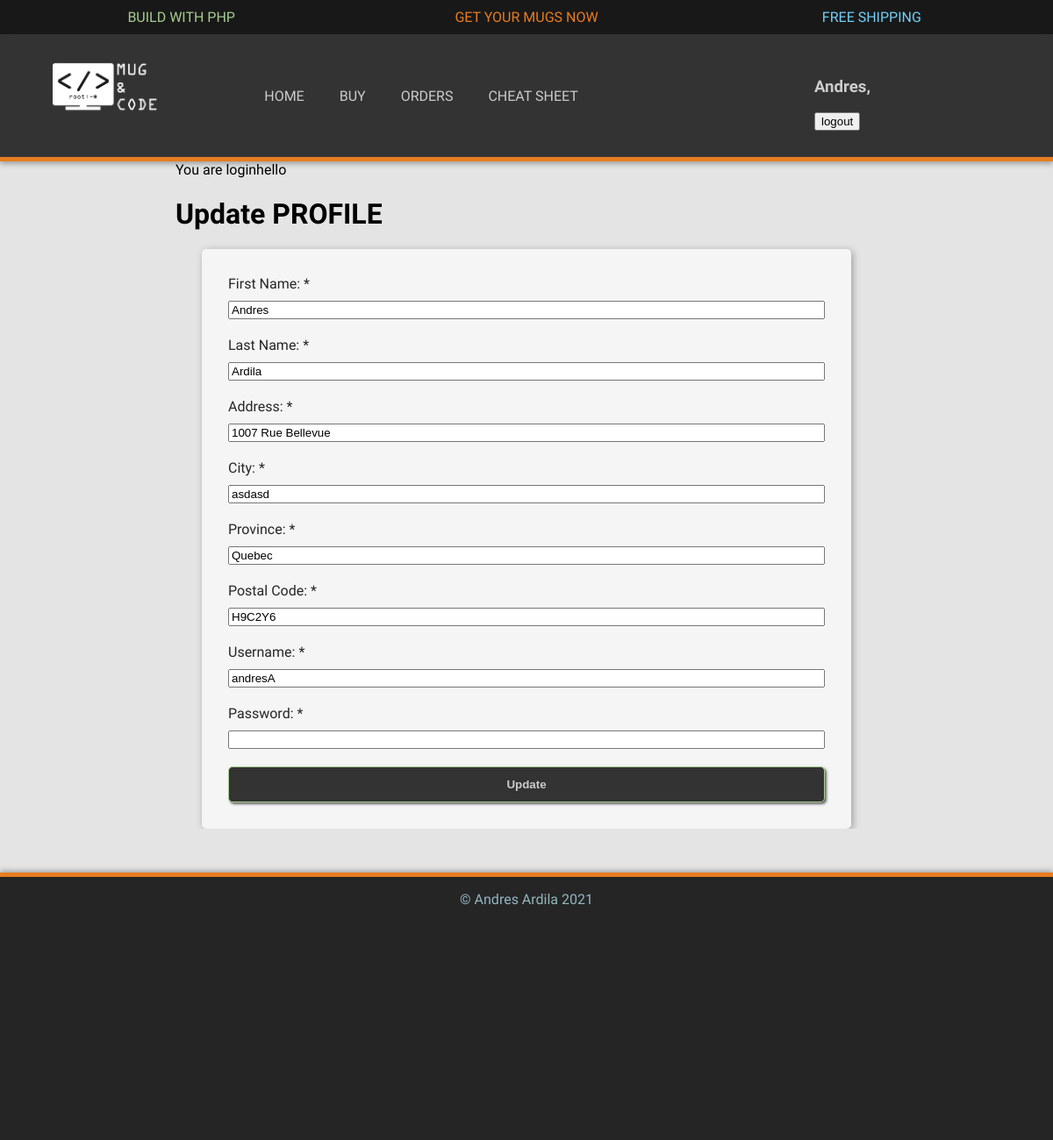
The page /register.php (signed in) on the database its author committed.
### tables this page shows
CREATE TABLE IF NOT EXISTS `customers` (
  `customer_id` char(36) NOT NULL DEFAULT uuid(),
  `firstname` varchar(20) NOT NULL,
  `lastname` varchar(20) NOT NULL,
  `customer_address` varchar(25) NOT NULL,
  `city` varchar(25) NOT NULL,
  `province` varchar(25) NOT NULL,
  `postal_code` char(7) NOT NULL,
  `user_name` varchar(12) NOT NULL,
  `pwd` char(255) NOT NULL,
  `creation_date` datetime DEFAULT current_timestamp(),
  `modification_date` datetime DEFAULT current_timestamp() ON UPDATE current_timestamp(),
  PRIMARY KEY (`customer_id`),
  UNIQUE KEY `user_name` (`user_name`)
);

### PHP/customer.php (called while the page is built, shortened)
<?php
require_once 'dbh.php';
class Customer extends Dbh
{
    private $firstname;
    private $lastname;
    private $address;
    private $city;
    private $province;
    private $postal_code;
    private $username;
    public function setFirstName($firstname){
        $firstname = htmlspecialchars(trim($firstname));
        $this->firstname = $firstname;
        return false;
    }
    public function setLastName($lastname){
        $lastname = htmlspecialchars(trim($lastname));
        $this->lastname = $lastname;
        return false;
    }
    public function setAddress($address){
        $address = htmlspecialchars(trim($address));
        $this->address = $address;
        return false;
    }
    public function setCity($city){
        $city = htmlspecialchars(trim($city));
        $this->city = $city;
        return false;
    }
    public function setProvince($province){
        $province = htmlspecialchars(trim($province));
        $this->province = $province;
        return false;
    }
    public function setPostaCode($postal_code){
        $postal_code = htmlspecialchars(trim($postal_code));
        $this->postal_code = $postal_code;
        return false;
    }
    public function setUsername($username, $update=true){
        $username = htmlspecialchars(trim($username));
        if($this->searchUsername($username) && $update)
        {
            $this->username = $username;
            return "user already exists";
        }
        $this->username = $username;
        return false;
    }
    public function setPassword($pwd){
        return false;
    }
    public function getFirstName(){
        return $this->firstname;
    }
    public function getLastName(){
        return $this->lastname;
    }
    public function getAddress(){
        return $this->address;
    }
    public function getCity(){
        return $this->city;
    }
    public function getProvince(){
        return $this->province;
    }
    public function getPostaCode(){
        return $this->postal_code;
    }
    public function getUsername(){
        return $this->username;
    }
    public function load($usrOrId)
    {
        if($row = $this->searchUsername($usrOrId))
        {
            $this->setId($row["customer_id"]);
            $this->setFirstName($row["firstname"]);
            $this->setLastName($row["lastname"]);
            $this->setAddress($row["customer_address"]);
            $this->setCity($row["city"]);
            $this->setProvince($row["province"]);
            $this->setPostaCode($row["postal_code"]);
            $this->setUsername($row["user_name"]);
            $this->setPassword($row["pwd"]);
        }
    }
    private function searchUsername($username)
    {
        $SQLQuery = "CALL customers_select(:username)";
        $PDOStatement = $this->connect()->prepare($SQLQuery);
        $PDOStatement->bindParam(":username",$username);
        $PDOStatement->execute();
        if($row = $PDOStatement->fetch())
        {
            return $row;
        }
        return false;
    }
}
?>

### PHP/dbh.php (called while the page is built, shortened)
<?php
class Dbh{
    public function connect(){
        $this->servername = "localhost";
        $this->username = "user-1931557";
        $this->password = "123";
        $this->dbname = "database_1931557";
        $this->charset = "utf8mb4";
        try
        {
            $dsn = "mysql:host=" . $this->servername .
                   ";dbname=" . $this->dbname .
                   ";charset=" . $this->charset;
            $pdo = new PDO($dsn, $this->username, $this->password);
            $pdo->setAttribute(PDO::ATTR_ERRMODE, PDO::ERRMODE_EXCEPTION);
            return $pdo;
        }
        catch (PDOException $e) {
            echo "Connection error: " . $e->getMessage();
        }
    }
}
?>

### register.php (the view, shortened to what this page needs)
<?php
require_once "PHP/loader.php";
loadTopElements("SIGNUP");
?>
<div class="app-layout">
    <div class="registration">
    <?php
    $errorFirstName="";
    $errorLastName = "";
    $errorAddress = "";
    $errorCity = "";
    $errorProvince = "";
    $errorPostaCode = "";
    $errorUserName = "";
    $errorPassword = "";
    $FirstName="";
    $LastName = "";
    $Address = "";
    $City = "";
    $Province = "";
    $PostaCode = "";
    $UserName = "";
    $title = "";
    $customer = new Customer();
    if(isset($_SESSION['uuid']))
    {
        echo "You are login";
        $customer->load($_SESSION['uuid']);
        $FirstName= $customer->getFirstName();
        $LastName = $customer->getLastName();
        $Address = $customer->getAddress();
        $City = $customer->getCity();
        $Province = $customer->getProvince();
        $PostaCode = $customer->getPostaCode();
        $UserName = $customer->getUsername();
        echo "hello";
        $btn_submit = "Update";
        $title = "Update PROFILE";
    }
    else
    {
        $btn_submit = "Register";
        $title = "SignUp FORM";
    }
        ?>
        <h1><?php echo $title ;?></h1>
        <form action="register.php" method="post" class="form">
        <div class="form-section">
            <div class="form-element">
            <label>First Name: * <span class="form-error"><?php echo $errorFirstName;?></span></label>
            <input type="text" name="firstname" value='<?php  echo $FirstName?>'required>
            </div>
        </div>
        <div class="form-section">
            <div class="form-element">
            <label >Last Name: * <span class="form-error"><?php echo $errorLastName; ?></span></label>
            <input type="text"  name="lastname" value='<?php  echo $LastName;?>' required>
            </div>
        </div>
        <div class="form-section">
            <div class="form-element">
            <label >Address: *<span class="form-error"><?php echo $errorAddress; ?></span></label>
            <input type="text"  name="customer_address" value='<?php  echo $Address;?>' required>
            </div>
        </div>
        <div class="form-section">
            <div class="form-element">
            <label >City: *<span class="form-error"><?php echo $errorCity; ?></span></label>
            <input type="text"  name="city" value='<?php echo $City;?>' required>
            </div>
        </div>
        <div class="form-section">
            <div class="form-element">
            <label >Province: *<span class="form-error"><?php echo $errorProvince; ?></span></label>
            <input type="text"  name="province" value='<?php echo $Province;?>' required>
            </div>
        </div>
        <div class="form-section">
            <div class="form-element">
            <label >Postal Code: *<span class="form-error"><?php echo $errorPostaCode; ?></span></label>
            <input type="text"  name="postal_code" value='<?php echo $PostaCode;?>' required>
            </div>
        </div>
        <div class="form-section">
            <div class="form-element">
            <label >Username: *<span class="form-error"><?php echo $errorUserName; ?></span></label>
            <input type="text"  name="username" value='<?php echo $UserName;?>' required>
            </div>
        </div>
        <div class="form-section">
            <div class="form-element">
            <label >Password: *<span class="form-error"><?php echo $errorPassword; ?></span></label>
            <input type="password"  name="pwd" value='' required>
            </div>
        </div>
        <div class="form-section">
            <div class="form-element">
            <button class="button" type="submit" name="<?php echo $btn_submit; ?>"><?php echo $btn_submit ?></button>
            </div>
        </div>
        </form>
    </div>
</div>
<?php loadComponent("footer");?>

### components/head.php (shortened to what this page needs)
<!DOCTYPE html>
<html lang="en">
<head>
    <link rel="stylesheet" href=<?php echo FILE_CSS_STYLE?> >
<body class="<?php bgChange();?>">

### PHP/loader.php (shortened to what this page needs)
<?php
require_once "PHP/customer.php";
function loadHead($title){
    include_once FOLDER_COMPONENTS . "head.php";
}
function loadComponent($component){
    include FOLDER_COMPONENTS . "$component.php";
}
function loadTopElements($pageName){
    loadHead($pageName);
    loadComponent("topBar");
    loadComponent("navbar");
}
    ?>
    <?php
function bgChange()
{
    if(isset($_GET['command'])){
        if($_GET['command'] == 'print')
        {
            echo 'white';
        }
        else
        {
            echo 'light';
        }
    }
}
function opacityChange()
{
    if(isset($_GET['command']))
    {
        if($_GET['command'] == 'print')
        {
            echo 'opacity';
        }
    }
}
    ?>

### components/topBar.php
<div class="top-bar">
  <span class='green-text'>BUILD WITH PHP</span>
  <span class='lightOrange-text'>GET YOUR MUGS NOW</span>
  <span class='blue-text'>FREE SHIPPING</span>
</div>

### components/navbar.php (shortened to what this page needs)
<header class="nav-grid">
  <div class="nav-logo">
    <span class="<?php opacityChange();?>"><img class="logo" src="images/logo-light.png" alt="MUG&CODE"/></span>
  </div>
  <nav class="main-navbar">
    <?php
      foreach(NAV_TABS as $tab=>$tab_value)
      {
        echo "<a  href='$tab_value'>$tab</a>";
      }
    ?>
  </nav>
  <nav class="nav-signin">
    <?php
      $errorLogin="";
      if(isset($_SESSION['uuid']))
      {
        ?>
          <form action="" method="POST">
          <h3 class="white-text"><a href="register.php"> <?php echo $_SESSION['firstname'] . ", " . $_SESSION['lastname']; ?> </a></h3>
            <input type="submit" name="logout" value="logout">
          </form>
        <?php
      }
      else
      {
        loadLogin($errorLogin);
      }
        ?>
  </nav>
</header>

### components/footer.php (shortened to what this page needs)
<footer>
    <p class="copyright">&copy; Andres Ardila <?php echo date("Y"); ?></p>
</footer>
</body>
</html>

### css/style.css (style rules this page uses)
:root { --dark: rgb(31, 31, 31); --light: rgb(228, 228, 228); --primary-color: rgb(51, 51, 51); --secondary-color: rgb(37, 37, 38); --primary-text: rgb(204, 204, 204); --secondary-text: rgb(166, 206, 142); --light-text: rgb(112, 208, 247); --orange-text: rgb(231, 125, 33); --yellow-text: rgb(215, 166, 83); }
.blue-text { color:var(--light-text); }
.lightOrange-text { color:var(--orange-text); }
.green-text { color:var(--secondary-text); }
.white-text { color: var(--primary-text); }
html { margin: 0; padding: 0; }
body { margin: 0; padding: 0; background-color: var(--light); font-family: "roboto"; font-weight: normal; }
a { text-decoration: none; }
a:link { color:var(--primary-text); }
.app-layout { display: grid; grid-gap: 10px; grid-template-columns: [one-eighty] 1fr [one-eighty] 1fr [one-eighty] 1fr; grid-template-rows: [banner-row] auto [banner-row] auto [banner-row] auto [about-row] auto [content-row] auto [content-row] auto [content-row] auto [footer-row] auto; }
.registration { grid-column: one-eighty 1 / one-eighty 4; grid-row: banner-row / about-row 1; padding: 0 200px 0 200px; overflow: hidden; }
.top-bar { display: grid; grid-template-columns: 1fr 1fr 1fr; text-align: center; color: white; background-color: #181818; padding: 10px; }
.nav-grid { display: grid; background-color: var(--primary-color); grid-template-columns: [logo] 1fr [navigation] 1fr [navigation] 1fr [navigation] 1fr [navigation] 1fr; grid-template-rows: [firstNav-row] auto; border-bottom: var(--orange-text) solid 5px; box-shadow: 0px 3px 6px rgba(0, 0, 0, 0.3); }
.nav-signin { grid-column: navigation 3 / navigation 5; grid-row: firstNav-row; padding: 30px; display: flex; justify-content: center; align-items: center; }
.main-navbar { grid-column: navigation 1 / navigation 3; grid-row: firstNav-row; padding: 30px; display: flex; justify-content: center; align-items: center; }
.main-navbar a { color: var(--primary-text); text-decoration: none; text-align: center; padding: 0 20px 0 20px; }
.nav-logo { grid-column: logo 1 / navigation 1; grid-row: firstNav-row; color: #93B7BE; padding: 30px; text-align: center; }
.nav-logo span { font-size: larger; font-weight: bold; }
.logo { max-height: 60px; }
footer { display: grid; grid-template-columns: 1fr 1fr 1fr; text-align: center; color: #93B7BE; height: 300px; background-color: var(--secondary-color); box-shadow: 0px -2px 6px rgba(0, 0, 0, 0.3); border-top: var(--orange-text) solid 5px; }
.copyright { grid-column: 2/3; }
.form { display: flex; flex-direction: column; padding: 20px; color: var(--secondary-color); background-color: whitesmoke; border-radius: 5px; box-shadow: 2px 2px 8px rgba(0, 0, 0, 0.3); margin: 0 30px 0 30px; }
.form-section { display: flex; width: 100%; }
.form-element { display: flex; flex-direction: column; width: 100%; }
.form-section * { margin: 5px; }
.button { padding: 12px; background-color: var(--primary-color); border: 1px solid var(--secondary-text); border-radius: 5px; box-shadow: 2px 2px 3px rgba(0, 0, 0, 0.6); color: var(--primary-text); font-weight: bold; }

### rows shown on the page
customers: firstname "Andres", lastname "Ardila", customer_address "1007 Rue Bellevue", city "asdasd", province "Quebec", postal_code "H9C2Y6", username "andresA"

### other values the page prints
$tab "HOME"
$tab "BUY"
$tab "ORDERS"
$tab "CHEAT SHEET"
$_SESSION['firstname'] "Andres"
$title "Update PROFILE"
$btn_submit "Update"
